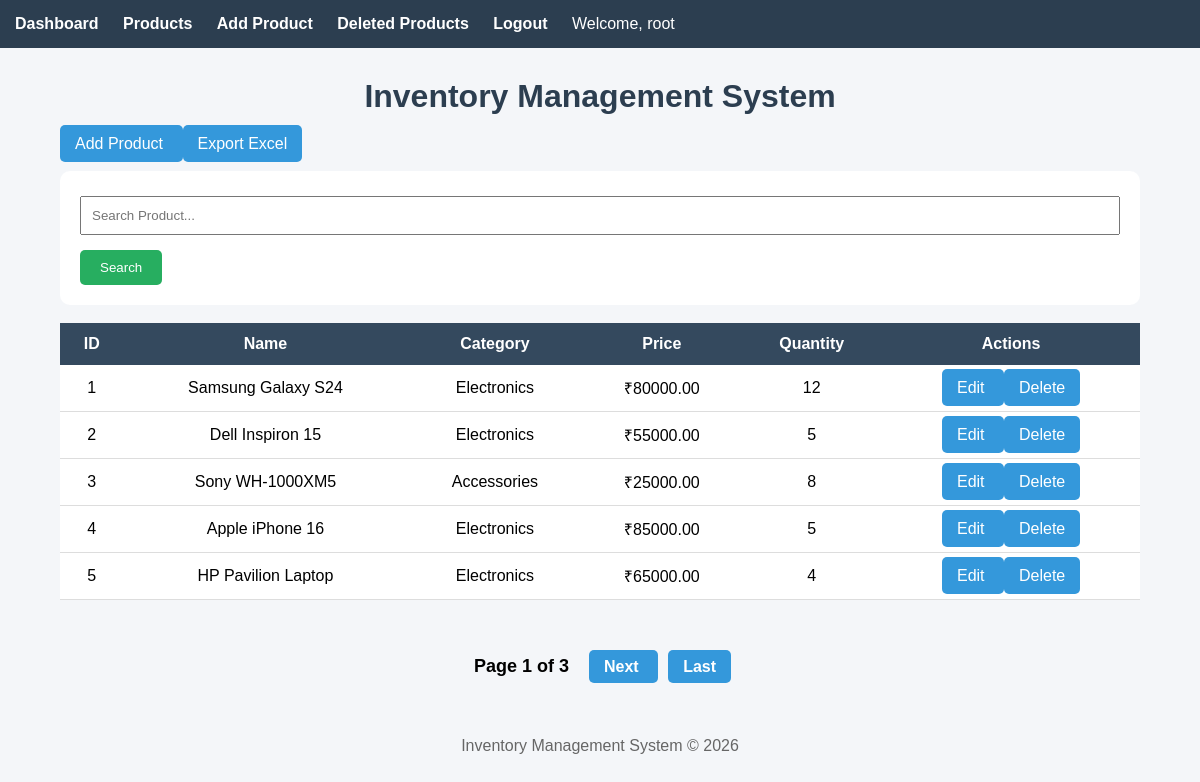
Screenshot of /products/ (signed in) with the database file from the repository.
### products/models.py (models this page shows, shortened)
class Product(models.Model):
    product_name = models.CharField(max_length=100)
    category = models.CharField(max_length=100)
    price = models.DecimalField(
        max_digits=10,
        decimal_places=2
    )
    quantity = models.IntegerField()
    description = models.TextField()
    manufacture_date = models.DateField()
    expiry_date = models.DateField()
    created_at = models.DateTimeField(
        auto_now_add=True
    )
    is_deleted = models.BooleanField(
        default=False
    )

### products/views.py (the view)
# urls.py: path('products/',views.product_list,name='product_list'),
@login_required
def product_list(request):
    search = request.GET.get('search')
    products = Product.objects.filter(
        is_deleted=False
    )
    if search:
        products = products.filter(
            Q(product_name__icontains=search) |
            Q(category__icontains=search)
        )
    paginator = Paginator(products, 5)
    page_number = request.GET.get('page')
    products = paginator.get_page(page_number)
    context = {
        'products': products,
        'search': search
    }
    return render(
        request,
        'product_list.html',
        context
    )

### products/templates/product_list.html (shortened to what this page needs)
{% extends 'base.html' %}
{% block content %}
<a href="{% url 'product_create' %}" class="btn">
    Add Product
</a>
<a href="{% url 'export_products_excel' %}" class="btn">
    Export Excel
</a>
<br><br>
<form method="GET">
    <input
    type="text"
    name="search"
    placeholder="Search Product..."
    value="{{ search|default:'' }}">
    <button type="submit">
        Search
    </button>
</form>
<br>
<table>
<tr>
    <th>ID</th>
    <th>Name</th>
    <th>Category</th>
    <th>Price</th>
    <th>Quantity</th>
    <th>Actions</th>
</tr>
{% for product in products %}
<tr>
    <td>{{ product.id }}</td>
    <td>{{ product.product_name }}</td>
    <td>{{ product.category }}</td>
    <td>₹{{ product.price }}</td>
    <td>{{ product.quantity }}</td>
    <td>
        <a
        href="{% url 'product_update' product.id %}"
        class="btn">
        Edit
        </a>
        <a
        href="{% url 'product_delete' product.id %}"
        class="btn">
        Delete
        </a>
    </td>
</tr>
{% endfor %}
</table>
<br><br>
<div class="pagination">
    <span>
        Page {{ products.number }}
        of
        {{ products.paginator.num_pages }}
    </span>
    {% if products.has_next %}
        <a href="?search={{ search|default:'' }}&page={{ products.next_page_number }}">
            Next
        </a>
        <a href="?search={{ search|default:'' }}&page={{ products.paginator.num_pages }}">
            Last
        </a>
    {% endif %}
</div>
{% endblock %}

### products/templates/base.html (shortened to what this page needs)
<!DOCTYPE html>
<html>
<head>
</head>
<body>
    {% if user.is_authenticated %}
    <div class="navbar">
        <a href="{% url 'dashboard' %}">
            Dashboard
        </a>
        <a href="{% url 'product_list' %}">
            Products
        </a>
        <a href="{% url 'product_create' %}">
            Add Product
        </a>
        <a href="{% url 'deleted_products' %}">
            Deleted Products
        </a>
        <a href="{% url 'logout' %}">
            Logout
        </a>
        <span style="color:white; margin-right:20px;">
            Welcome, {{ user.username }}
        </span>
    </div>
    {% endif %}
    <div class="container">
        <h1>Inventory Management System</h1>
        {% block content %}
        {% endblock %}
    </div>
    <footer>
        Inventory Management System © 2026
    </footer>
</body>
</html>

### products/templates/base.html (style rules this page uses)
.pagination { margin-top: 20px; text-align: center; }
.pagination a { text-decoration: none; background: #3498db; color: white; padding: 8px 15px; margin: 5px; border-radius: 5px; font-weight: bold; }
.pagination span { font-size: 18px; font-weight: bold; margin: 0 10px; }
* { margin: 0; padding: 0; box-sizing: border-box; font-family: Arial, sans-serif; }
body { background: #f4f6f9; }
.navbar { background: #2c3e50; padding: 15px; }
.navbar a { color: white; text-decoration: none; margin-right: 20px; font-weight: bold; }
.container { width: 90%; margin: 30px auto; }
h1 { text-align: center; color: #2c3e50; margin-bottom: 20px; }
.btn { background: #3498db; color: white; padding: 10px 15px; border: none; text-decoration: none; border-radius: 5px; }
table { width: 100%; border-collapse: collapse; background: white; }
table th { background: #34495e; color: white; padding: 12px; }
table td { padding: 12px; text-align: center; border-bottom: 1px solid #ddd; }
form { background: white; padding: 20px; border-radius: 10px; }
input, textarea, select { width: 100%; padding: 10px; margin-top: 5px; margin-bottom: 15px; }
button { background: #27ae60; color: white; padding: 10px 20px; border: none; border-radius: 5px; }
footer { text-align:center; padding:20px; margin-top:40px; color:#666; }

### rows the page displays
Product: id "1", product_name "Samsung Galaxy S24", category "Electronics", price "80000.00", quantity "12"
Product: id "2", product_name "Dell Inspiron 15", category "Electronics", price "55000.00", quantity "5"
Product: id "3", product_name "Sony WH-1000XM5", category "Accessories", price "25000.00", quantity "8"
Product: id "4", product_name "Apple iPhone 16", category "Electronics", price "85000.00", quantity "5"
Product: id "5", product_name "HP Pavilion Laptop", category "Electronics", price "65000.00", quantity "4"

### other values shown
{{ user.username }} "root"
{{ products.number }} "1"
{{ products.paginator.num_pages }} "3"
